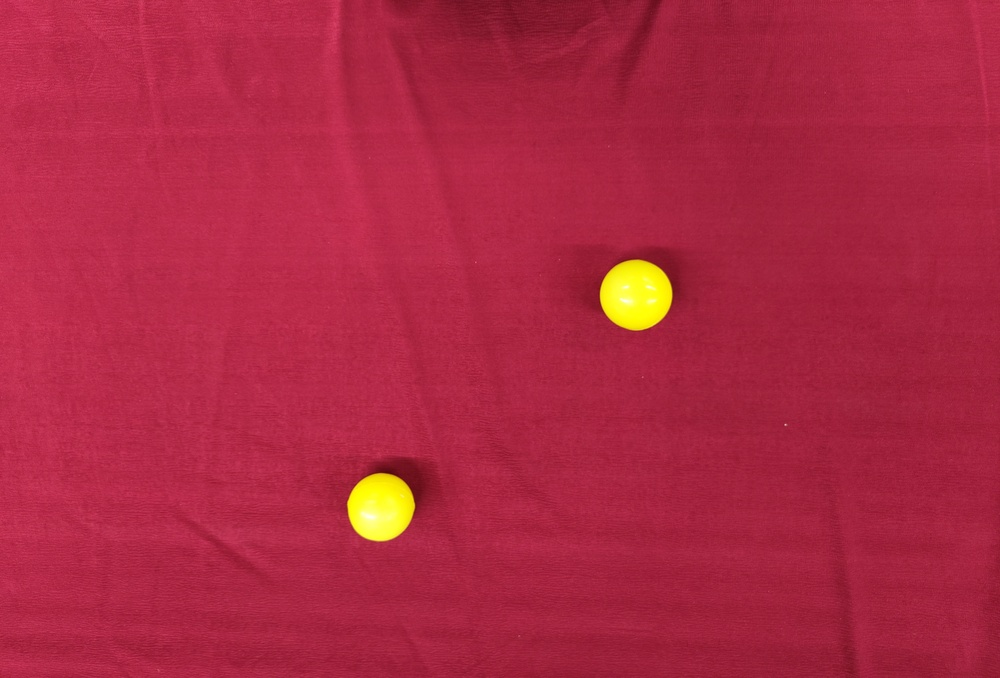
#> input picture bed1.jpg, 1000 x 678 px, shrunk from 4096 x 2777 before the run
$ python -i opencvt.py   (imports and definitions only)
#> lines starting #> are read from the running program, lines starting #| are printed output that depends on the picture; after the words box and inside, x2 and y2 are one past the last pixel; in counts of white or black regions, pixels touching at a corner belong together
import cv2

def get_coords():
    img = cv2.imread('bed1.jpg')
#> img is the input picture: shape (678, 1000, 3); mean B, G, R 66, 40.1, 172.6

    gray = cv2.cvtColor(img, cv2.COLOR_BGR2GRAY)
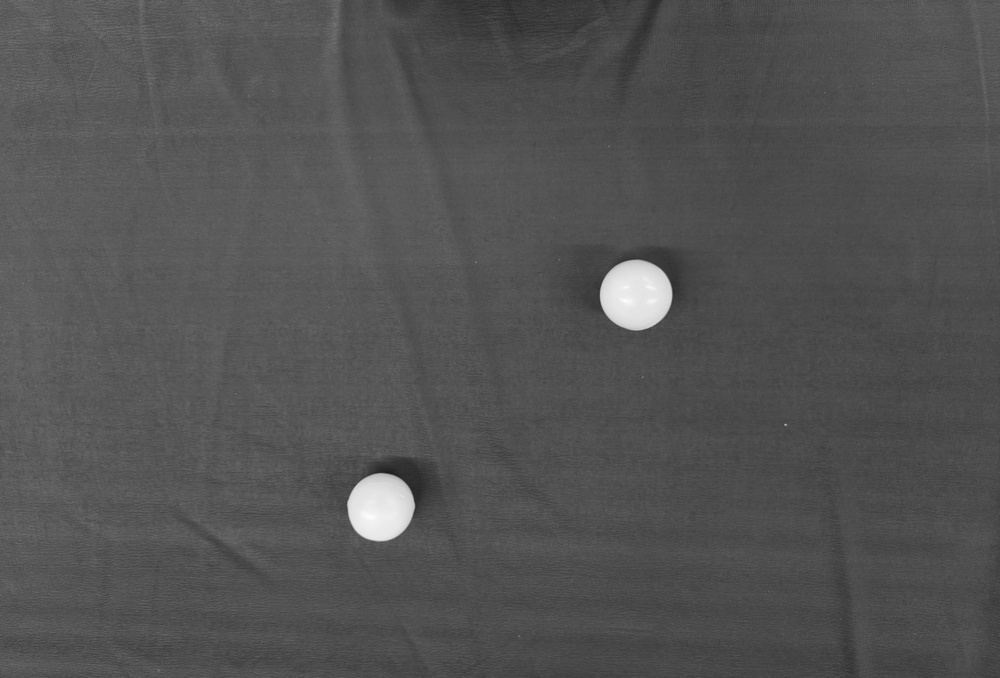
#> gray: shape (678, 1000); min 30, max 252, mean 82.7

    blurred = cv2.GaussianBlur(gray, (5, 5), 0)

    ret, thresh = cv2.threshold(blurred, 200, 255, cv2.THRESH_BINARY)
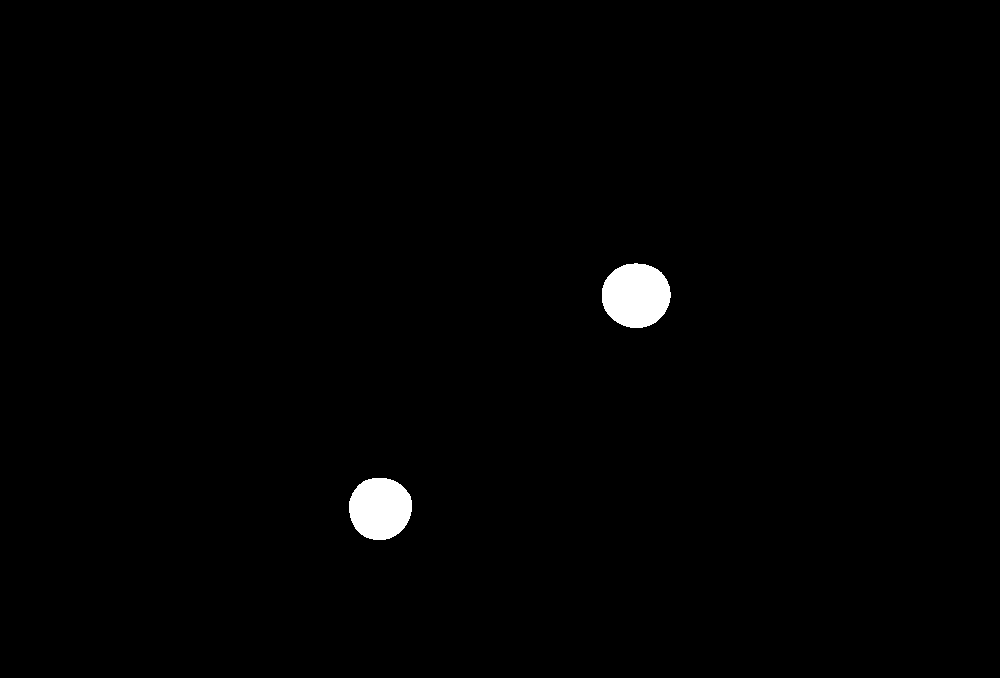
#> thresh: shape (678, 1000); 0.98% white; 2 white regions

    contours, hierarchy = cv2.findContours(thresh, cv2.RETR_EXTERNAL, cv2.CHAIN_APPROX_SIMPLE)
#> contours = 2 contours; box (x1, y1, x2, y2) and area: (602, 263, 671, 328) 3428, (349, 478, 412, 540) 3030

    coordinate_list = []
    for contour in contours:
        M = cv2.moments(contour)
        cx = int(M['m10']/M['m00'])
        cy = int(M['m01']/M['m00'])
        window_name = 'image'

        table_width = img.shape[1]
        table_height = img.shape[0]
        ball_pos_x = (cx / table_width) * 100
        ball_pos_y = (cy / table_height) * 100
        coordinate_list.append((2*(ball_pos_x//10)+1,20-(2*(ball_pos_y//10)+1)))
#> this loop made 2 passes
#> (cx, cy, window_name, table_width, table_height, ball_pos_x, ball_pos_y) on passes 1 to 2: (379, 508, 'image', 1000, 678, 37.9, 74.93), (635, 295, 'image', 1000, 678, 63.5, 43.51)
#> after the loop, coordinate_list = [(7, 5), (13, 11)]
    return coordinate_list

>>> result = get_coords()
#> result = [(7, 5), (13, 11)]
